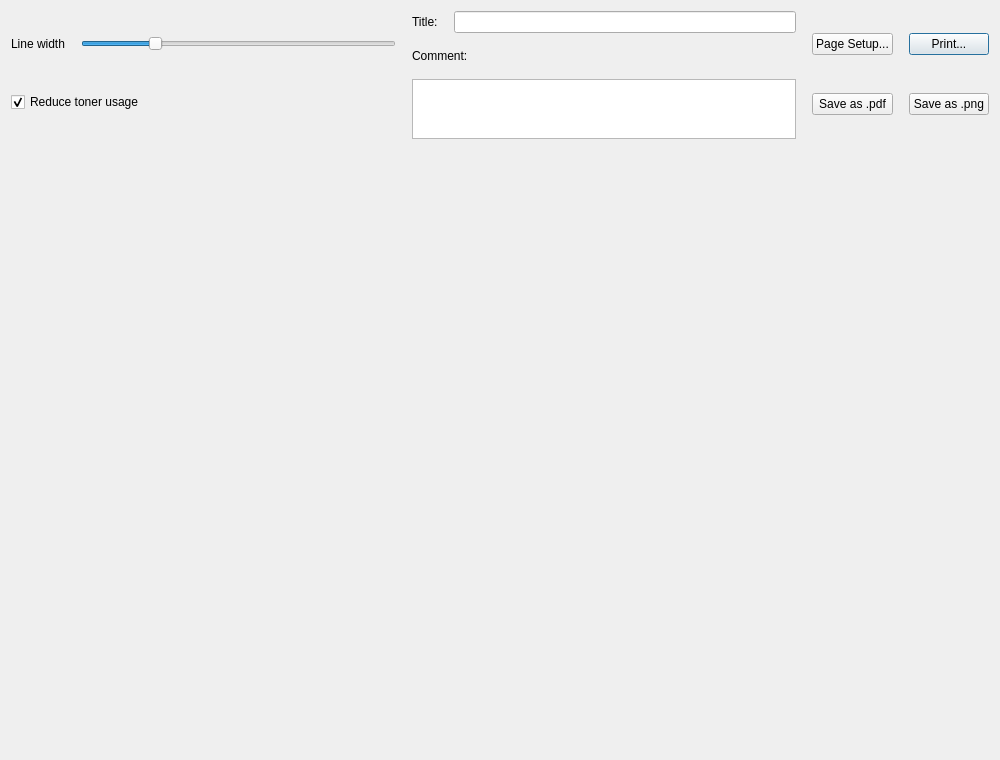
<?xml version="1.0" encoding="UTF-8"?>
<ui version="4.0">
 <class>Print</class>
 <widget class="QDialog" name="Print">
  <property name="geometry">
   <rect>
    <x>0</x>
    <y>0</y>
    <width>1000</width>
    <height>760</height>
   </rect>
  </property>
  <property name="windowTitle">
   <string>Print</string>
  </property>
  <property name="windowIcon">
   <iconset resource="resources/res.qrc">
    <normaloff>:/new/prefix1/AntScopeZ.png</normaloff>:/new/prefix1/AntScopeZ.png</iconset>
  </property>
  <layout class="QVBoxLayout" name="mainLayout">
   <item>
    <layout class="QHBoxLayout" name="controlsLayout">
     <property name="spacing">
      <number>16</number>
     </property>
     <item>
      <layout class="QVBoxLayout" name="verticalLayout_printSettings">
       <item>
        <layout class="QHBoxLayout" name="horizontalLayout_4">
         <item>
          <widget class="QLabel" name="label_3">
           <property name="text">
            <string>Line width</string>
           </property>
          </widget>
         </item>
         <item>
          <widget class="NoScrollSlider" name="lineSlider">
           <property name="minimumSize">
            <size>
             <width>120</width>
             <height>0</height>
            </size>
           </property>
           <property name="minimum">
            <number>1</number>
           </property>
           <property name="maximum">
            <number>10</number>
           </property>
           <property name="pageStep">
            <number>1</number>
           </property>
           <property name="sliderPosition">
            <number>3</number>
           </property>
           <property name="orientation">
            <enum>Qt::Horizontal</enum>
           </property>
          </widget>
         </item>
        </layout>
       </item>
       <item>
        <widget class="QCheckBox" name="checkBoxReduceToner">
         <property name="toolTip">
          <string>Leaves out the shaded areas -- band highlighting on the frequency charts, the SWR shading on the Smith chart -- so the printout uses less ink. On by default. The on-screen chart and File &gt; Screenshot are unaffected either way.</string>
         </property>
         <property name="text">
          <string>Reduce toner usage</string>
         </property>
         <property name="checked">
          <bool>true</bool>
         </property>
        </widget>
       </item>
      </layout>
     </item>
     <item>
      <layout class="QVBoxLayout" name="verticalLayout">
       <item>
        <layout class="QHBoxLayout" name="titleLayout">
         <item>
          <widget class="QLabel" name="labelTitle">
           <property name="text">
            <string>Title:</string>
           </property>
          </widget>
         </item>
         <item>
          <widget class="QLineEdit" name="titleEdit">
           <property name="minimumSize">
            <size>
             <width>240</width>
             <height>0</height>
            </size>
           </property>
          </widget>
         </item>
        </layout>
       </item>
       <item>
        <widget class="QLabel" name="labelComment">
         <property name="text">
          <string>Comment:</string>
         </property>
        </widget>
       </item>
       <item>
        <widget class="QTextEdit" name="textEditComment">
         <property name="sizePolicy">
          <sizepolicy hsizetype="Expanding" vsizetype="Fixed">
           <horstretch>0</horstretch>
           <verstretch>0</verstretch>
          </sizepolicy>
         </property>
         <property name="minimumSize">
          <size>
           <width>240</width>
           <height>60</height>
          </size>
         </property>
         <property name="maximumSize">
          <size>
           <width>16777215</width>
           <height>60</height>
          </size>
         </property>
        </widget>
       </item>
      </layout>
     </item>
     <item>
      <layout class="QGridLayout" name="buttonsLayout">
       <item row="0" column="0">
        <widget class="QPushButton" name="pageSetupBtn">
         <property name="text">
          <string>Page Setup...</string>
         </property>
        </widget>
       </item>
       <item row="0" column="1">
        <widget class="QPushButton" name="printBtn">
         <property name="text">
          <string>Print...</string>
         </property>
         <property name="default">
          <bool>true</bool>
         </property>
        </widget>
       </item>
       <item row="1" column="0">
        <widget class="QPushButton" name="pdfPrintBtn">
         <property name="text">
          <string>Save as .pdf</string>
         </property>
        </widget>
       </item>
       <item row="1" column="1">
        <widget class="QPushButton" name="pngPrintBtn">
         <property name="text">
          <string>Save as .png</string>
         </property>
        </widget>
       </item>
      </layout>
     </item>
    </layout>
   </item>
   <item>
    <layout class="QHBoxLayout" name="previewToolbarLayout"/>
   </item>
   <item>
    <layout class="QVBoxLayout" name="previewLayout">
     <property name="spacing">
      <number>0</number>
     </property>
    </layout>
   </item>
   <item>
    <widget class="QWidget" name="dataHolder" native="true">
     <property name="visible">
      <bool>false</bool>
     </property>
     <layout class="QVBoxLayout" name="verticalLayout_5">
      <item>
       <layout class="QVBoxLayout" name="widgetsLayout">
        <item>
         <widget class="QLabel" name="lineEditHead">
          <property name="text">
           <string/>
          </property>
         </widget>
        </item>
        <item>
         <widget class="QCustomPlot" name="widgetGraph" native="true">
          <property name="minimumSize">
           <size>
            <width>500</width>
            <height>300</height>
           </size>
          </property>
         </widget>
        </item>
       </layout>
      </item>
      <item>
       <layout class="QVBoxLayout" name="markersLayout">
        <item>
         <widget class="PrintMarkers" name="markersWidget" native="true"/>
        </item>
       </layout>
      </item>
     </layout>
    </widget>
   </item>
  </layout>
 </widget>
 <customwidgets>
  <customwidget>
   <class>QCustomPlot</class>
   <extends>QWidget</extends>
   <header>qcustomplot.h</header>
   <container>1</container>
  </customwidget>
  <customwidget>
   <class>PrintMarkers</class>
   <extends>QWidget</extends>
   <header location="global">printmarkers.h</header>
   <container>1</container>
  </customwidget>
  <customwidget>
   <class>NoScrollSlider</class>
   <extends>QSlider</extends>
   <header location="global">noscrollwidgets.h</header>
  </customwidget>
 </customwidgets>
 <resources>
  <include location="resources/res.qrc"/>
 </resources>
 <connections/>
</ui>
